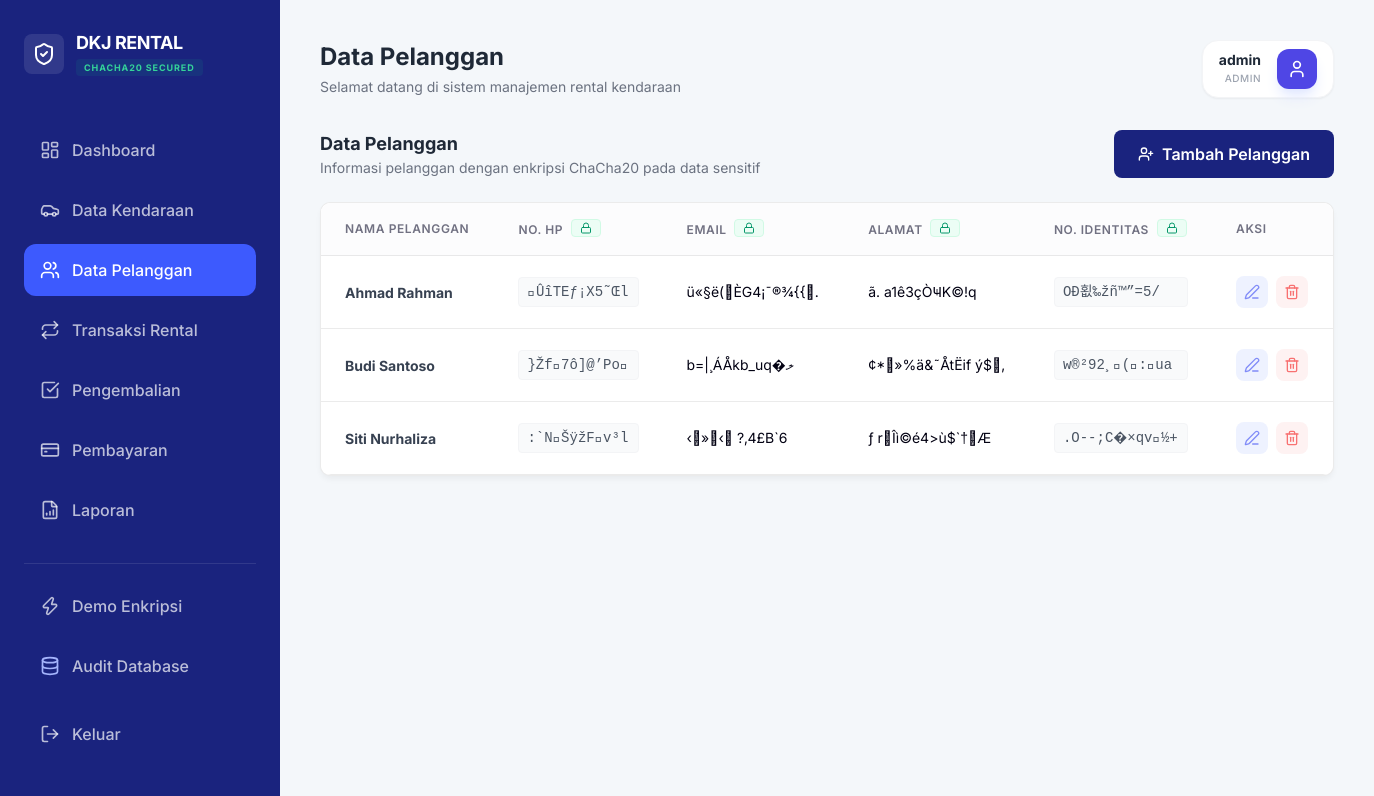
The app's page /dashboard.php?page=customers (signed in), older data.
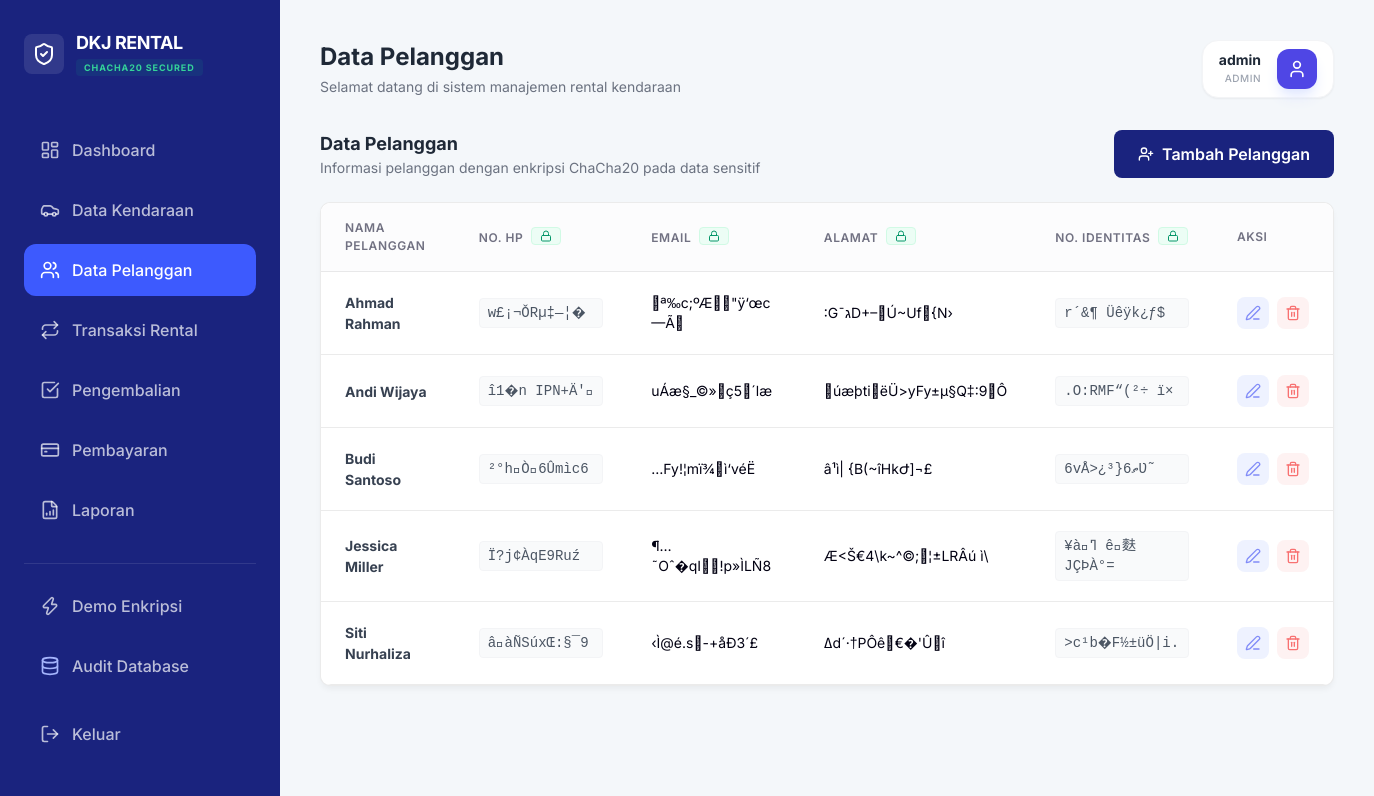
The same page, newer data.
### tables this page shows
CREATE TABLE customers (
        id INTEGER PRIMARY KEY AUTOINCREMENT,
        nama_pelanggan TEXT,
        nomor_hp TEXT,
        email TEXT,
        alamat TEXT,
        nomor_identitas TEXT
    );

### helpers/security_helper.php (called while the page is built, shortened)
<?php
class SecurityHelper {
    public static function generateKey() {
        $seed = SERVER_SEED . MASTER_SECRET;
        return hash('sha256', $seed, true);
    }
    public static function decrypt($base64_data) {
        $decoded = base64_decode($base64_data);
        $key = self::generateKey();
        if (function_exists('sodium_crypto_stream_chacha20_xor')) {
            $nonce_len = 8;
            if (strlen($decoded) < $nonce_len) return "[Error]";
            $nonce = substr($decoded, 0, $nonce_len);
            $ciphertext = substr($decoded, $nonce_len);
            return sodium_crypto_stream_chacha20_xor($ciphertext, $nonce, $key);
        } else {
            $nonce_len = 16;
            $nonce = substr($decoded, 0, $nonce_len);
            $ciphertext = substr($decoded, $nonce_len);
            return openssl_decrypt($ciphertext, 'chacha20', $key, OPENSSL_RAW_DATA, $nonce);
        }
    }
}
?>

### modules/customers.php (the view, shortened to what this page needs)
<?php
$customers = $db->query("SELECT * FROM customers ORDER BY nama_pelanggan ASC")->fetchAll(PDO::FETCH_ASSOC);
?>
<div class="flex justify-between items-center mb-6">
    <div>
        <h3 class="text-lg font-bold text-gray-800">Data Pelanggan</h3>
        <p class="text-sm text-gray-500">Informasi pelanggan dengan enkripsi ChaCha20 pada data sensitif</p>
    </div>
    <button onclick="openModal('customerModal')" class="btn-primary flex items-center gap-2">
        <i data-lucide="user-plus" class="w-4 h-4"></i> Tambah Pelanggan
    </button>
</div>
<div class="card p-0 overflow-hidden">
    <div class="table-container border-none">
        <table>
            <thead>
                <tr>
                    <th>Nama Pelanggan</th>
                    <th>No. HP <span class="badge-encrypted ml-1" title="Encrypted in DB"><i data-lucide="lock" class="w-3 h-3 inline"></i></span></th>
                    <th>Email <span class="badge-encrypted ml-1" title="Encrypted in DB"><i data-lucide="lock" class="w-3 h-3 inline"></i></span></th>
                    <th>Alamat <span class="badge-encrypted ml-1" title="Encrypted in DB"><i data-lucide="lock" class="w-3 h-3 inline"></i></span></th>
                    <th>No. Identitas <span class="badge-encrypted ml-1" title="Encrypted in DB"><i data-lucide="lock" class="w-3 h-3 inline"></i></span></th>
                    <th>Aksi</th>
                </tr>
            </thead>
            <tbody>
                <?php foreach ($customers as $c):
                    $hp = SecurityHelper::decrypt($c['nomor_hp']);
                    $email = SecurityHelper::decrypt($c['email']);
                    $alamat = SecurityHelper::decrypt($c['alamat']);
                    $identitas = SecurityHelper::decrypt($c['nomor_identitas']);
                ?>
                <tr>
                    <td class="font-bold text-gray-700"><?= $c['nama_pelanggan'] ?></td>
                    <td><div class="font-mono text-sm bg-gray-50 px-2 py-1 rounded text-gray-600 border border-gray-100"><?= $hp ?: 'N/A' ?></div></td>
                    <td><div class="text-sm"><?= $email ?: 'N/A' ?></div></td>
                    <td><div class="text-sm truncate max-w-xs" title="<?= htmlspecialchars($alamat) ?>"><?= $alamat ?: 'N/A' ?></div></td>
                    <td><div class="font-mono text-sm bg-gray-50 px-2 py-1 rounded text-gray-600 border border-gray-100"><?= $identitas ?: 'N/A' ?></div></td>
                    <td>
                        <div class="flex items-center gap-2">
                            <button onclick='editCustomer(<?= json_encode([
                                "id" => $c["id"],
                                "nama_pelanggan" => $c["nama_pelanggan"],
                                "nomor_hp" => $hp,
                                "email" => $email,
                                "alamat" => $alamat,
                                "nomor_identitas" => $identitas
                            ]) ?>)' class="p-2 text-indigo-400 hover:text-indigo-600 bg-indigo-50 rounded-lg">
                                <i data-lucide="edit-3" class="w-4 h-4"></i>
                            </button>
                            <form method="POST" class="inline" onsubmit="return confirm('Hapus pelanggan ini?')">
                                <button type="submit" class="p-2 text-red-400 hover:text-red-600 bg-red-50 rounded-lg">
                                    <i data-lucide="trash-2" class="w-4 h-4"></i>
                                </button>
                            </form>
                        </div>
                    </td>
                </tr>
                <?php endforeach; ?>
            </tbody>
        </table>
    </div>
</div>

### dashboard.php (shortened to what this page needs)
<?php
require_once 'helpers/security_helper.php';
$page = $_GET['page'] ?? 'stats';
function is_active($p, $current) {
    return $p === $current ? 'active' : '';
}
?>
<!DOCTYPE html>
<html lang="id">
<head>
    <script src="https://cdn.tailwindcss.com"></script>
    <link rel="stylesheet" href="assets/css/style.css">
</head>
<body class="bg-[#f4f7fa]">
    <div class="flex">
        <aside class="sidebar h-screen fixed">
            <div class="sidebar-brand text-white">
                <div class="flex items-center gap-3">
                    <div class="p-2 bg-white/10 rounded-lg">
                        <i data-lucide="shield-check" class="w-6 h-6 text-white"></i>
                    </div>
                    <div class="flex flex-col">
                        <span class="text-lg font-bold leading-tight tracking-tight">DKJ RENTAL</span>
                        <span class="text-[9px] font-bold text-emerald-400 uppercase tracking-widest bg-emerald-500/10 px-2 py-0.5 rounded mt-1">ChaCha20 Secured</span>
                    </div>
                </div>
            </div>
            <ul class="sidebar-menu flex-1 overflow-y-auto">
                <li>
                    <a href="?page=stats" class="<?= is_active('stats', $page) ?>">
                        <i data-lucide="layout-dashboard" class="w-5 h-5"></i> Dashboard
                    </a>
                </li>
                <li>
                    <a href="?page=vehicles" class="<?= is_active('vehicles', $page) ?>">
                        <i data-lucide="car" class="w-5 h-5"></i> Data Kendaraan
                    </a>
                </li>
                <li>
                    <a href="?page=customers" class="<?= is_active('customers', $page) ?>">
                        <i data-lucide="users" class="w-5 h-5"></i> Data Pelanggan
                    </a>
                </li>
                <li>
                    <a href="?page=rentals" class="<?= is_active('rentals', $page) ?>">
                        <i data-lucide="repeat" class="w-5 h-5"></i> Transaksi Rental
                    </a>
                </li>
                <li>
                    <a href="?page=returns" class="<?= is_active('returns', $page) ?>">
                        <i data-lucide="check-square" class="w-5 h-5"></i> Pengembalian
                    </a>
                </li>
                <li>
                    <a href="?page=payments" class="<?= is_active('payments', $page) ?>">
                        <i data-lucide="credit-card" class="w-5 h-5"></i> Pembayaran
                    </a>
                </li>
                <li>
                    <a href="?page=reports" class="<?= is_active('reports', $page) ?>">
                        <i data-lucide="file-bar-chart" class="w-5 h-5"></i> Laporan
                    </a>
                </li>
            </ul>
            <div class="mt-auto pt-4 border-t border-white/10">
                <ul class="sidebar-menu">
                    <li>
                        <a href="?page=demo" class="<?= is_active('demo', $page) ?>">
                            <i data-lucide="zap" class="w-5 h-5"></i> Demo Enkripsi
                        </a>
                    </li>
                    <li>
                        <a href="?page=audit_db" class="<?= is_active('audit_db', $page) ?>">
                            <i data-lucide="database" class="w-5 h-5 text-indigo-300"></i> Audit Database
                        </a>
                    </li>
                    <li class="mt-4">
                        <a href="?page=logout" class="text-red-300 hover:bg-red-500/20 hover:text-red-200">
                            <i data-lucide="log-out" class="w-5 h-5"></i> Keluar
                        </a>
                    </li>
                </ul>
            </div>
        </aside>
        <main class="main-wrapper flex-1">
            <header class="flex justify-between items-center mb-8">
                <div>
                    <h1 class="text-2xl font-bold text-gray-800">
                        <?php
                        $titles = [
                            'stats' => 'Dashboard',
                            'vehicles' => 'Data Kendaraan',
                            'customers' => 'Data Pelanggan',
                            'rentals' => 'Transaksi Rental',
                            'returns' => 'Pengembalian',
                            'payments' => 'Pembayaran',
                            'reports' => 'Laporan',
                            'demo' => 'Demo ChaCha20',
                            'audit_db' => 'Audit Database SQLite'
                        ];
                        echo $titles[$page] ?? 'Dashboard';
                        ?>
                    </h1>
                    <p class="text-gray-500 text-sm mt-1">
                        Selamat datang di sistem manajemen rental kendaraan
                    </p>
                </div>
                <div class="flex items-center gap-4 bg-white px-4 py-2 rounded-2xl shadow-sm border border-gray-100">
                    <div class="flex flex-col text-right">
                        <span class="text-sm font-bold text-gray-800 leading-none"><?= $_SESSION['username'] ?></span>
                        <span class="text-[10px] text-gray-400 font-medium uppercase mt-1 tracking-wider"><?= $_SESSION['role'] ?></span>
                    </div>
                    <div class="w-10 h-10 rounded-xl bg-indigo-600 flex items-center justify-center shadow-lg shadow-indigo-100">
                        <i data-lucide="user" class="w-5 h-5 text-white"></i>
                    </div>
                </div>
            </header>
            <div class="content-body animate-in fade-in slide-in-from-bottom-4 duration-500">
                <?php
                $module_path = "modules/$page.php";
                if (file_exists($module_path)) {
                    include $module_path;
                } else {
                    include "modules/stats.php";
                }
                ?>
            </div>
        </main>
    </div>
</body>
</html>

### assets/css/style.css (style rules this page uses)
:root { --font-size: 16px; --background: #ffffff; --foreground: #030213; --card: #ffffff; --card-foreground: #030213; --primary: #030213; --primary-foreground: #ffffff; --secondary: #f8f9fa; --secondary-foreground: #030213; --muted: #ececf0; --muted-foreground: #717182; --accent: #e9ebef; --accent-foreground: #030213; --destructive: #d4183d; --border: rgba(0, 0, 0, 0.08); --input-background: #f3f3f5; --radius: 0.625rem; --blue-soft: #3b82f6; --green-soft: #10b981; --purple-soft: #8b5cf6; --orange-soft: #f59e0b; }
* { margin: 0; padding: 0; box-sizing: border-box; font-family: 'Inter', sans-serif; }
body { background-color: #f4f7fa; color: var(--foreground); font-size: var(--font-size); }
.sidebar { width: 280px; background-color: #1a237e; color: white; position: fixed; height: 100vh; padding: 2rem 1.5rem; z-index: 100; display: flex; flex-direction: column; }
.sidebar-brand { font-size: 1.5rem; font-weight: 700; margin-bottom: 3rem; display: block; }
.sidebar-menu { list-style: none; }
.sidebar-menu li { margin-bottom: 0.5rem; }
.sidebar-menu a { display: flex; align-items: center; gap: 12px; padding: 0.875rem 1rem; color: rgba(255,255,255,0.7); text-decoration: none; border-radius: 0.75rem; font-weight: 500; transition: all 0.2s; }
.sidebar-menu a:hover, .sidebar-menu a.active { background-color: #303f9f; color: white; }
.sidebar-menu a.active { background-color: #3d5afe; }
.main-wrapper { margin-left: 280px; padding: 2.5rem; }
.card { background: var(--card); border-radius: var(--radius); padding: 1.5rem; border: 1px solid var(--border); box-shadow: 0 4px 6px -1px rgba(0, 0, 0, 0.05); }
.table-container { background: white; border-radius: var(--radius); overflow: hidden; border: 1px solid var(--border); }
table { width: 100%; border-collapse: collapse; }
th { background: #fcfcfd; padding: 1rem 1.5rem; text-align: left; font-size: 0.75rem; font-weight: 600; color: var(--muted-foreground); text-transform: uppercase; letter-spacing: 0.05em; border-bottom: 1px solid var(--border); }
td { padding: 1.25rem 1.5rem; border-bottom: 1px solid var(--border); font-size: 0.875rem; }
.badge-encrypted { background: #ecfdf5; color: #059669; font-size: 0.7rem; padding: 2px 8px; border-radius: 4px; display: inline-flex; align-items: center; gap: 4px; border: 1px solid #d1fae5; }
.btn-primary { background: #1a237e; color: white; padding: 0.75rem 1.5rem; border-radius: 0.5rem; font-weight: 600; border: none; cursor: pointer; }

Row changes from the older to the newer data that the page shows:
changed customers "Ahmad Rahman": nomor_hp "ÛîTEƒ¡X5˜Œl" → "w£¡¬ǑRµ‡—¦�"; email "ü«§ë(\u0011ÈG4¡¯®¾{{ ." → "\u0014ª‰c;ºÆ\u0017\u000f\"ÿ‘œc—Ã\u0012"; alamat "ã. a1ê3çÒҸK©!q" → ":G¯גD+–\u0010Ú~Uf\u0011{N›"; nomor_identitas "OÐ횞‰žñ™”=5/" → "r´­&¶ Üêÿk¿ƒ$"
added customers: nama_pelanggan "Andi Wijaya", nomor_hp "î1�n IPN+Ä'\u0011", email "uÁæ§_©»\u001aç5\u0016´læ", alamat "\u0018úæþti\u0005ëÜ>yFy±µ§Q‡:9\u0004Ô", nomor_identitas ".O:RMF“(²÷ ï×"
changed customers "Budi Santoso": nomor_hp "}Žf 7ô]@’Po\u0018" → "²°h\u0006Ò\u001a6Ûmìc6"; email "b=|¸ÁÅkb_uq�ލ" → "…Fy!¦mï¾ ì‘véË"; alamat "¢*\u0005»%ä&˜ÅtËif ý$ ‚" → "â¹ì| {B(~îHkԺ]¬£"; nomor_identitas "w®²92¸ (\u0015: ua" → "6vÅ>¿³}ތ6Ʋ˜"
added customers: nama_pelanggan "Jessica Miller", nomor_hp "Ï?j¢ÀqE9Ruź", email "¶…˜Oˆ�qI \u0004!p»ÌLÑ8", alamat "Æ<Š€4\\k~^©;\u000e¦±LRÂú ì\\", nomor_identitas "¥à ߣ ê\u0016麩JÇÞÀ°="
changed customers "Siti Nurhaliza": nomor_hp ":`N\u0013ŠÿžFv³l" → "â\u0003àÑSúxŒ:§¯9"; email "‹\u0003»\u001b‹\u0017 ?‚4£B`6" → "‹Ì@é.s\u0016-+åÐ3´£"; alamat "ƒ r\u000eÎì©é4>ù$`† Æ" → "ߡd´·†PÔê €�'Û\u0005î"; nomor_identitas ".O--;C�×qv\u000f½+" → ">c¹b�F½±üÖ|i."
